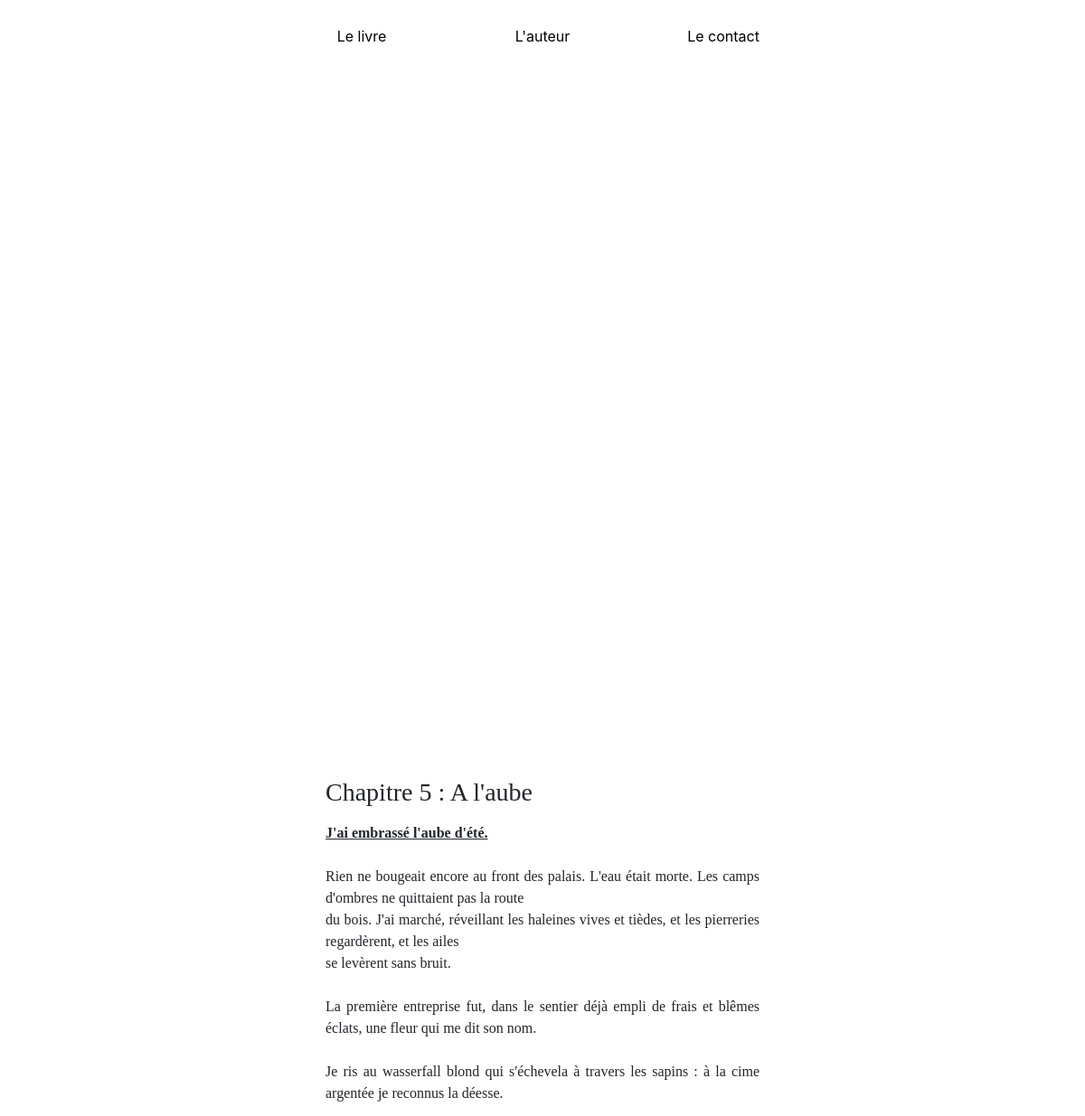
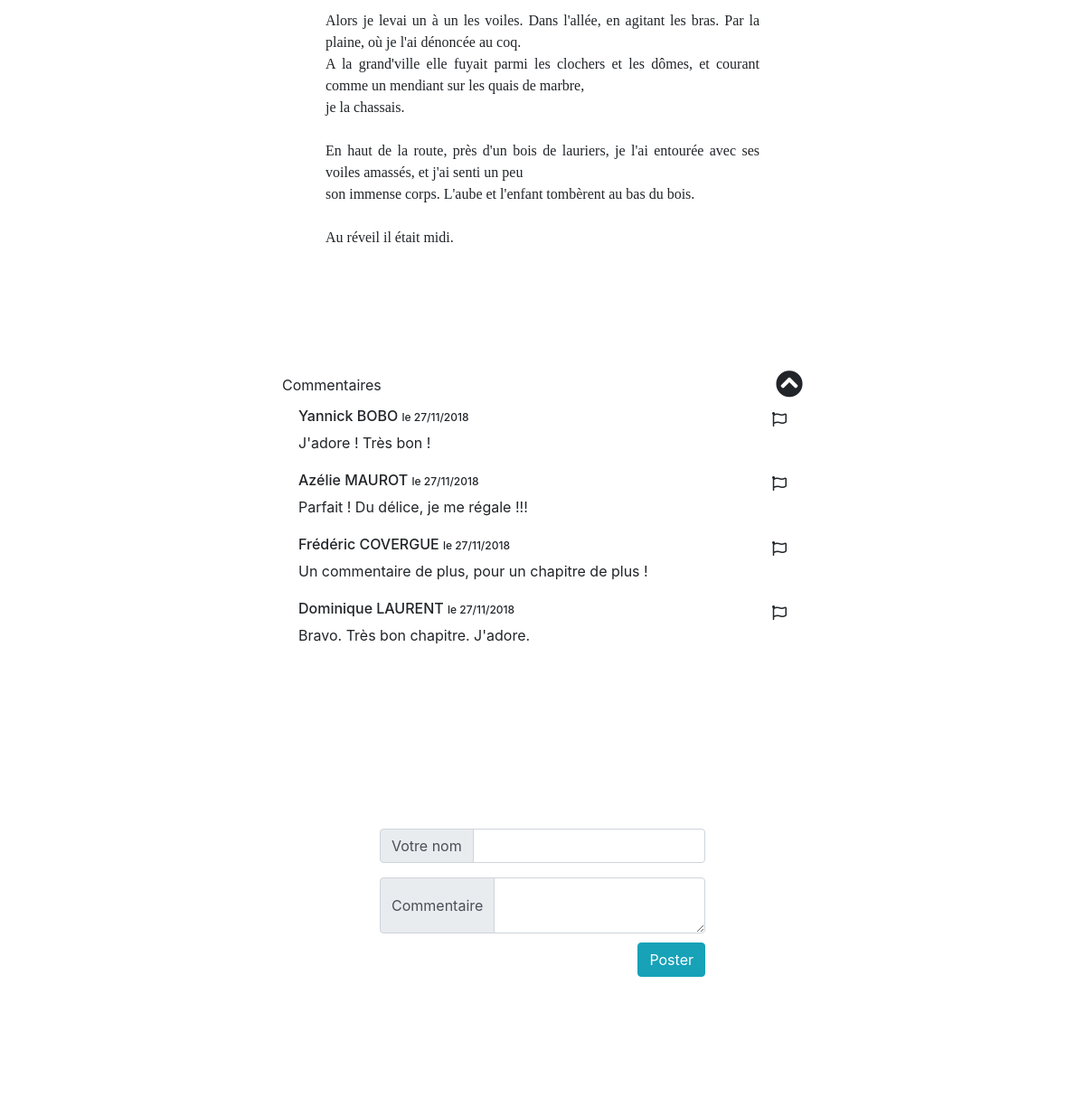
Page /blog/chapitre.php?id=35 on the committed database (2 pictures, top to bottom).
### tables this page shows
CREATE TABLE `chapitres` (
  `ch_id` int(11) NOT NULL,
  `ch_title` varchar(255) NOT NULL,
  `ch_content` text NOT NULL,
  `ch_deleted` tinyint(4) NOT NULL,
  `ch_date` date NOT NULL
);

CREATE TABLE `comments` (
  `com_id` int(11) NOT NULL,
  `com_chapitre_id` int(11) NOT NULL,
  `com_author` varchar(255) NOT NULL,
  `com_content` text NOT NULL,
  `com_flag` int(11) NOT NULL,
  `com_date` date NOT NULL
);

### model/ChapitreManager.php (called while the page is built, shortened)
<?php
require_once '../model/class/Chapitre.php';
class ChapitreManager {
    public function get ($id) {
        $bdd = $this->_dbConnect();
        $req = $bdd->prepare("SELECT * FROM chapitres WHERE ch_id=:id");
        $req->bindValue(':id', $id);
        $req->execute();
        if($oChapter = $req->fetch()) {
            $oNewChapter = $this->_constructChapitre($oChapter['ch_id'], $oChapter['ch_title'], $oChapter['ch_content'], $oChapter['ch_date']);
        } else {
            return false;
        }
        return $oNewChapter;
    }
    private function _constructChapitre ($id, $title, $content, $date) {
        $oChapitre = new Chapitre;
        $oChapitre->setId($id);
        $oChapitre->setTitle($title);
        $oChapitre->setContent($content);
        $oChapitre->setDate($date);
        return $oChapitre;
    }
    private function _dbConnect () {
        try
        {
            return $bdd = new PDO('mysql:host=localhost;dbname=db747861774;charset=utf8', 'dbo747861774', 'Openclassrooms01!#');
        }
        catch (Exception $e)
        {
            return die('Erreur : ' . $e->getMessage());
        }
    }
}

### blog/chapitre.php (called while the page is built, shortened)
<?php
require_once '../controller/PublicController.php';
$Controller = new PublicController;
$Controller->chapterPage();

### model/class/Chapitre.php (called while the page is built, shortened)
<?php
class Chapitre {
    private $_title;
    private $_content;
    public function setId ($id)  {
        return $this;
    }
    public function setTitle($title) {
        $this->_title = $title;
        return $this;
    }
    public function getTitle() {
        return $this->_title;
    }
    public function setContent($content) {
        $this->_content = $content;
        return $this;
    }
    public function getContent() {
        return $this->_content;
    }
    public function setDate($date) {
        return $this;
    }
}

### model/CommentManager.php (called while the page is built, shortened)
<?php
require_once '../model/class/Comment.php';
class CommentManager {
    public function get ($chapterId) {
        $bdd = $this->_dbConnect();
        $req = $bdd->prepare("SELECT * FROM comments WHERE com_chapitre_id=:chapterid");
        $req->bindValue(":chapterid", $chapterId);
        $req->execute();
        $aComments = [];
        while($oComment = $req->fetch()) {
            $oNewComment = $this->_constructComment($oComment['com_id'], $oComment['com_author'], $oComment['com_content'], $oComment['com_flag'], $oComment['com_date']);
            array_push($aComments, $oNewComment);
        }
        return $aComments;
    }
    private function _constructComment ($id, $author, $content, $flag, $date) {
        $oComment = new Comment;
        $oComment->setId($id);
        $oComment->setAuthor($author);
        $oComment->setContent($content);
        $oComment->setFlag($flag);
        $oComment->setDate($date);
        return $oComment;
    }
    private function _dbConnect () {
        try
        {
            return $bdd = new PDO('mysql:host=localhost;dbname=sandbox;charset=utf8', 'root', 'root');
        }
        catch (Exception $e)
        {
            return die('Erreur : ' . $e->getMessage());
        }
    }
}

### model/class/Comment.php (called while the page is built, shortened)
<?php
class Comment {
    private $_id;
    private $_author;
    private $_content;
    private $_flag;
    private $_date;
    public function setId ($id) {
        $this->_id = $id;
        return $this;
    }
    public function getId () {
        return $this->_id;
    }
    public function setAuthor ($author){
        $this->_author = $author;
        return $this;
    }
    public function getAuthor () {
        return $this->_author;
    }
    public function setContent ($content) {
        $this->_content = $content;
        return $this;
    }
    public function getContent () {
        return $this->_content;
    }
    public function setFlag ($flag) {
        $this->_flag = $flag;
        return $this;
    }
    public function getFlag (){
        return $this->_flag;
    }
    public function setDate ($date) {
        $this->_date = $date;
        return $this;
    }
    public function getDate() {
        return $this->_date;
    }
}

### view/chapitre/index.php (the view, shortened to what this page needs)
<!doctype html>
<html lang="fr">
<head>
    <link rel="stylesheet" href="../../lib/css/bootstrap.css">
    <link rel="stylesheet" href="https://use.fontawesome.com/releases/v5.3.1/css/all.css">
    <link rel="stylesheet" href="../../src/css/common-blog.css">
    <link rel="stylesheet" href="../view/chapitre/chapitre.css">
</head>
<body>
<div id="pageContainer">
    <nav id="headerContainer">
        <div id="menuContainer">
            <div class="menu-item">
                <a href="./livre.php" class="menu-text">Le livre</a></p>
            </div>
            <div class="menu-item">
                <a href="./about.php" class="menu-text">L'auteur</a></p>
            </div>
            <div class="menu-item">
                <a href="./contact.php" class="menu-text">Le contact</a></p>
            </div>
        </div>
    </nav>
    <section id="banniereContainer">
        <div id="titleContainer">
            <h2><?= $oChapter->getTitle() ?></h2>
        </div>
        <div id="teleporter" class="bring-me-to-content-please" title="Lire le chapitre">
            <div class="bring-me-icon"><i class="fas fa-arrow-down"></i></div>
        </div>
    </section>
    <section id="contentContainer">
        <h3><?= $oChapter->getTitle() ?></h3>
        <p>
            <?= $oChapter->getContent() ?>
        </p>
    </section>
    <div class="separator"></div>
    <div id="headerCommentsContainer">
        <div id="headerCommentsContainerLeft">
            Commentaires
        </div>
        <div id="headerCommentsContainerRight">
            <div id="menuToggle"><i class="fas fa-chevron-circle-up"></i></div>
        </div>
    </div>
    <section id="commentsContainer">
        <?php
        foreach($aComments as $oComment) {
        ?>
        <div class="comment">
            <div class="comment-header">
                <h6><?= $oComment->getAuthor() ?> <span class="comment-date">le <?php $displayDate = new DateTime($oComment->getDate()); echo $displayDate->format('d/m/Y'); ?></span></h6>
                <div class="comment-flag" data-flag="<?= $oComment->getId() ?>" data-state="<?php if($oComment->getFlag() == 0) { echo 'unreported';}else { echo 'reported';}?>"><i class="far fa-flag" title="Commentaire abusif ? Cliquez pour signaler"></i></div>
            </div>
            <div class="comment-content">
                <p><?= $oComment->getContent() ?></p>
            </div>
        </div>
        <?php
        }
        ?>
    </section>
    <div class="separator"></div>
    <section id="commentWriteContainer">
        <form id="formContainer">
            <h6>Laisser un commentaire</h6>
            <div class="input-group mb-3">
                <div class="input-group-prepend">
                    <span class="input-group-text" id="basic-addon1">Votre nom</span>
                </div>
                <input name="author" id="usernameInput" type="text" class="form-control" aria-label="Username" aria-describedby="basic-addon1">
            </div>
            <div class="input-group">
                <div class="input-group-prepend">
                    <span class="input-group-text">Commentaire</span>
                </div>
                <textarea name="content" id="commentTextarea" class="form-control" aria-label="With textarea"></textarea>
            </div>
            <button id="submitButton" type="submit" class="btn btn-info">Poster</button>
        </form>
    </section>
    <div class="separator"></div>
</div>
</body>
</html>

### controller/PublicController.php (shortened to what this page needs)
<?php
require_once '../model/ChapitreManager.php';
require_once '../model/CommentManager.php';
class PublicController {
    public function chapterPage() {
        $ChapitreManager = new ChapitreManager;
        $CommentManager = new CommentManager;
        if(isset($_GET['id']) && $oChapter = $ChapitreManager->get($_GET['id'])) {
            $aComments = $CommentManager->get($_GET['id']);
            require_once '../view/chapitre/index.php';
        } else {
            require_once '../errors/404.php';
        }
    }
}

### src/css/common-blog.css (style rules this page uses)
html { width:100%; height:100%; }
body { width:100%; height:100%; background: url("../../src/img/alaska_moutains.jpg"); background-size:cover; background-repeat:no-repeat; background-attachment: fixed; }
#pageContainer { z-index:1; width:100%; height:100%; }

### view/chapitre/chapitre.css (style rules this page uses)
#headerContainer { z-index:2; width:100%; height:80px; background:white; }
#menuContainer { width:50%; height:100%; margin:auto; display:flex; }
.menu-item { width:calc(100% / 3); height:100%; display:flex;align-items:center; justify-content:center; }
.menu-text { color:black; text-decoration:none; transition: all 0.5s ease; }
#banniereContainer { z-index:2; width:100%; height:calc(100% - 80px); background:transparent; display:flex;align-items:center;justify-content:center; }
#titleContainer { width:100%; text-align:center; color:white; }
#titleContainer h2 { font-size:2em; }
#contentContainer { font-family:'Times New Roman'; z-index:2; width:50%; height:auto; margin:auto; background:white; word-wrap: break-word; padding:5%; }
#contentContainer p { text-align:justify; }
#headerCommentsContainer { width:50%; height:50px; margin:auto; background:white; display:flex;align-items:center;justify-content:space-between; }
#headerCommentsContainerLeft { width:50%;height:100%; display:flex;align-items:center; margin-left:2%; }
#headerCommentsContainerRight { width:50%;height:100%; display:flex;align-items:center;justify-content:flex-end; font-size:30px; margin-right:2%; }
#menuToggle { cursor:pointer; transition: all 0.5s ease; }
#commentsContainer { z-index:2; width:50%; height:auto; margin:auto; background:white; overflow:hidden; transition:all 0.5s ease; }
.comment { width:90%; height:auto; margin:auto; margin-bottom:20px; }
.comment-header { display:flex;align-items:center;justify-content:space-between; }
.comment-date { font-size:12px; }
.comment-flag { cursor:pointer; transition:all 0.5s ease; }
.comment-content { text-align:justify; word-wrap:break-word; }
#commentWriteContainer { z-index:2; width:50%; height:50%; margin:auto; display:flex;align-items:center;justify-content:center; }
#formContainer { width:60%; height:auto; margin:auto; }
#formContainer h6 { color:white; }
#submitButton { margin-top:10px; float:right; }
.separator { z-index:2; width:100%;height:50px; background:transparent; }
.bring-me-to-content-please { position:absolute; top:calc(100% - 50px); left:0; width:100%;height:50px; background:rgb(255, 255, 255, 0.2); transition: all .25s ease; }
.bring-me-icon { height:50px; width:50px; margin:auto; display:flex;align-items:center;justify-content:center; color:white; font-size:30px; }

### rows in the picture
chapitres: ch_title "Chapitre 5 : A l'aube", ch_content "J'ai embrassé l'aube d'été. Rien ne bougeait encore au front des palais. L'eau était morte. Les camps d'ombres ne quittaient pas la route du bois. J'ai marché, réveillant les haleines vives et tièdes, et les pierreries regardèrent, et les ailes se levèrent sans bruit. La première entreprise fut, dans le sentier déjà empli de frais et blêmes éclats, une fleur qui me dit son nom. Je ris au wasserfall blond qui s'échevela à travers les sapins : à la cime argentée je reconnus la déesse. Alors je levai un à un les voiles. Dans l'allée, en agitant les bras. Par la plaine, où je l'ai dénoncée au coq. A la grand'ville elle fuyait parmi les clochers et les dômes, et courant comme un mendiant sur les…"
comments: com_author "Yannick BOBO", com_date "27/11/2018", com_content "J'adore ! Très bon !"
comments: com_author "Azélie MAUROT", com_date "27/11/2018", com_content "Parfait ! Du délice, je me régale !!!"
comments: com_author "Frédéric COVERGUE", com_date "27/11/2018", com_content "Un commentaire de plus, pour un chapitre de plus !"
comments: com_author "Dominique LAURENT", com_date "27/11/2018", com_content "Bravo. Très bon chapitre. J'adore."
